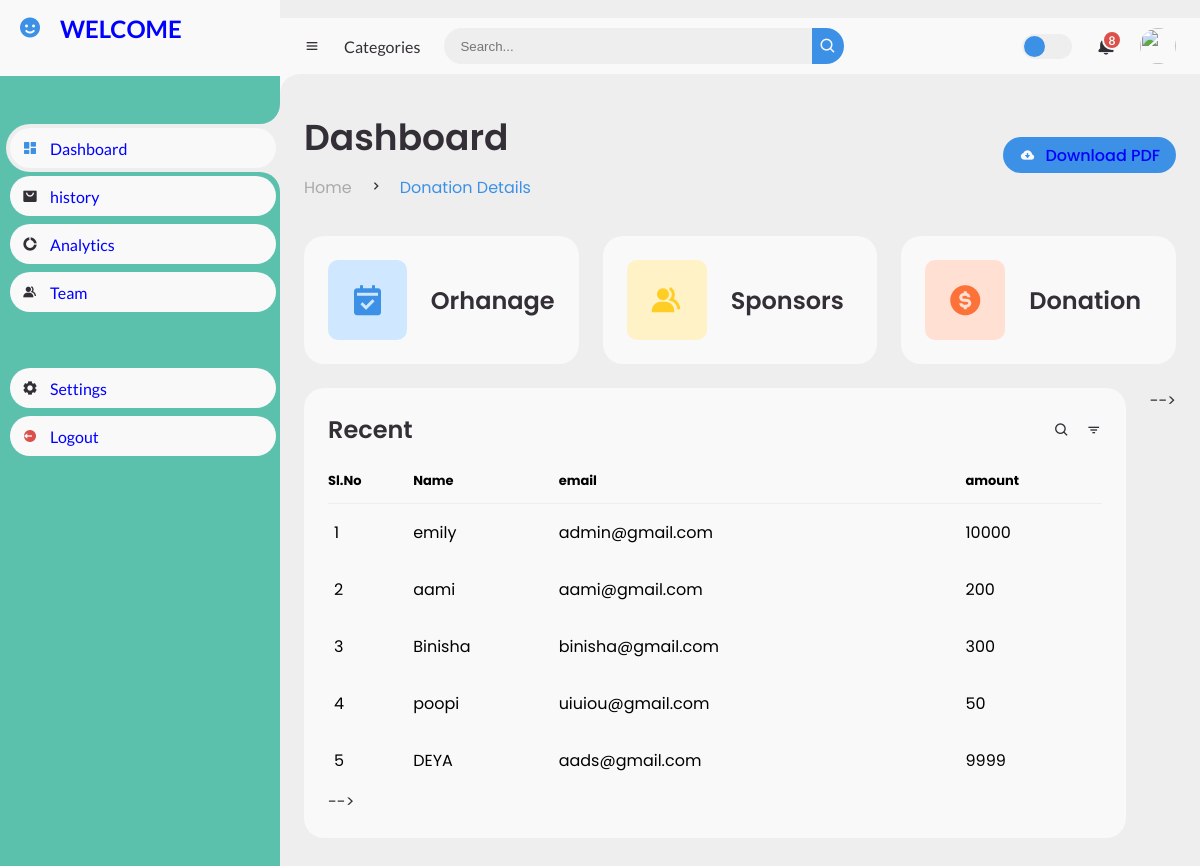
Before: /InfantCare/admin_donation_view.php (signed in) with the older database file.
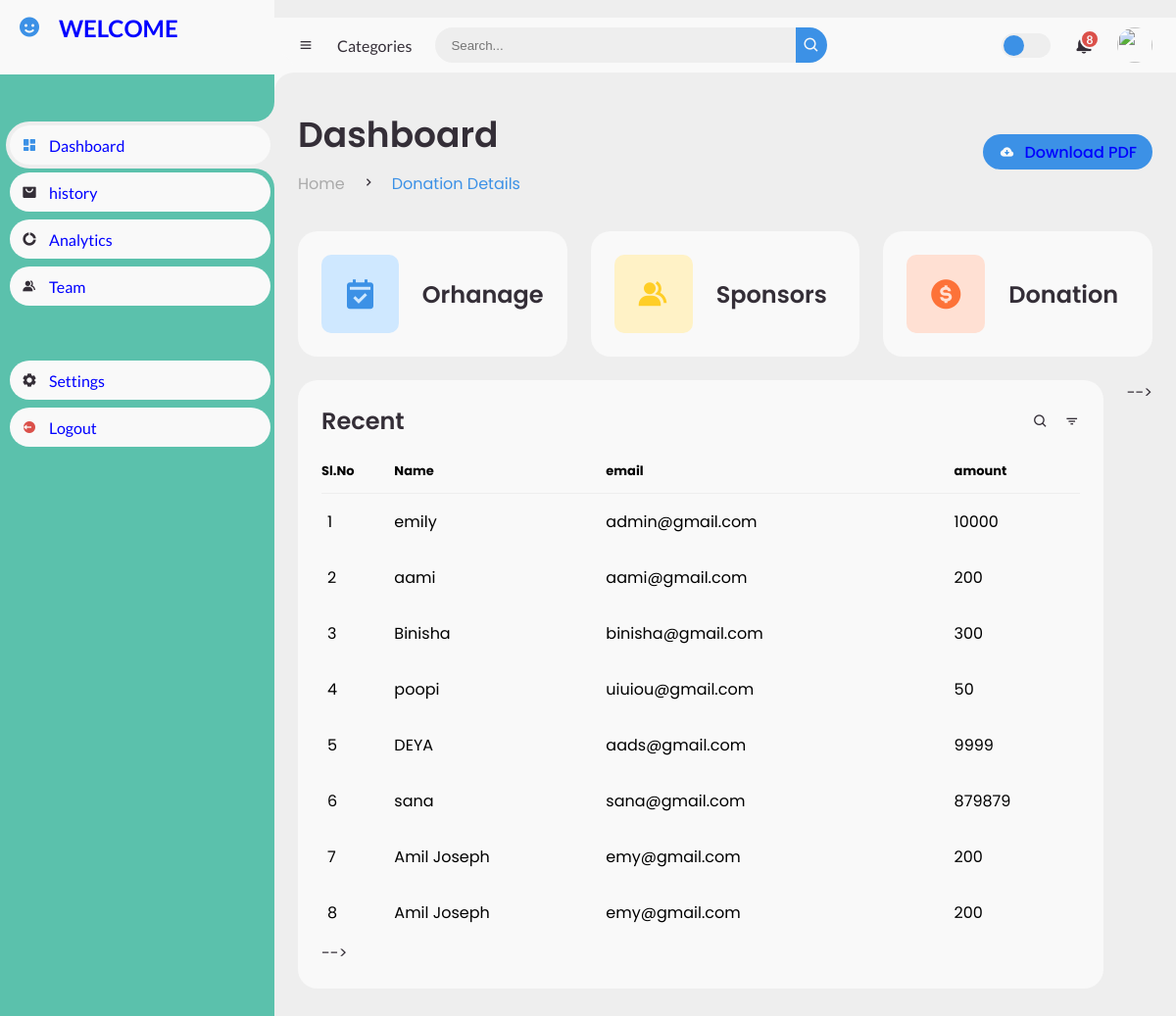
After: the same page with the newer database file.
### tables this page shows
CREATE TABLE `donation` (
  `id` int(50) NOT NULL,
  `name` varchar(50) NOT NULL,
  `email` varchar(200) NOT NULL,
  `amount` int(100) NOT NULL
);

### InfantCare/admin_donation_view.php (the view, shortened to what this page needs)
	<link href='https://unpkg.com/boxicons@2.0.9/css/boxicons.min.css' rel='stylesheet'>
	<link rel="stylesheet" href="Dstyle.css">
</head>
<body>
	<section id="sidebar">
		<a href="#" class="brand">
			<i class='bx bxs-smile'></i>
			<span class="text">WELCOME </span>
		</a>
		<ul class="side-menu top">
			<li class="active">
				<a href="Dindex.php">
					<i class='bx bxs-dashboard' ></i>
					<span class="text">Dashboard</span>
				</a>
			</li>
			<li>
				<a href="#">
					<i class='bx bxs-shopping-bag-alt' ></i>
					<span class="text">history</span>
				</a>
			</li>
			<li>
				<a href="#">
					<i class='bx bxs-doughnut-chart' ></i>
					<span class="text">Analytics</span>
				</a>
			<li>
				<a href="#">
					<i class='bx bxs-group' ></i>
					<span class="text">Team</span>
				</a>
			</li>
		</ul>
		<ul class="side-menu">
			<li>
				<a href="#">
					<i class='bx bxs-cog' ></i>
					<span class="text">Settings</span>
				</a>
			</li>
			<li>
				<a href="logout.php" class="logout">
					<i class='bx bxs-log-out-circle' ></i>
					<span class="text">Logout</span>
				</a>
			</li>
		</ul>
	</section>
	<section id="content">
		<nav>
			<i class='bx bx-menu' ></i>
			<a href="#" class="nav-link">Categories</a>
			<form action="#">
				<div class="form-input">
					<input type="search" placeholder="Search...">
					<button type="submit" class="search-btn"><i class='bx bx-search' ></i></button>
				</div>
			</form>
			<label for="switch-mode" class="switch-mode"></label>
			<a href="#" class="notification">
				<span class="num">8</span>
			</a>
			<a href="#" class="profile">
				<img src="img/people.png">
			</a>
		</nav>
		<main>
			<div class="head-title">
            <div class="left">
					<h1>Dashboard</h1>
					<ul class="breadcrumb">
						<li>
							<a href="Dindex.php">Home</a>
						</li>
						<li><i class='bx bx-chevron-right' ></i></li>
						<li>
							<a class="active" href="#">Donation Details</a>
						</li>
					</ul>
				</div>
				<a href="#" class="btn-download">
					<i class='bx bxs-cloud-download' ></i>
					<span class="text">Download PDF</span>
				</a>
			</div>
			<ul class="box-info">
				<li>
					<i class='bx bxs-calendar-check' ></i>
					<span class="text">
						<h3>Orhanage</h3>
					</span>
				</li>
				<li>
					<i class='bx bxs-group' ></i>
					<span class="text">
						<h3>Sponsors</h3>
					</span>
				</li>
				<li>
					<i class='bx bxs-dollar-circle' ></i>
					<span class="text">
						<h3>Donation</h3>
					</span>
				</li>
			</ul>
            <?php
                require_once 'config.php';
                $result = mysqli_query($con, "SELECT * FROM `donation` ") or die("error");
            ?>
			<div class="table-data">
				<div class="order">
					<div class="head">
						<h3>Recent</h3>
						<i class='bx bx-search' ></i>
						<i class='bx bx-filter' ></i>
					</div>
					<table>
						<thead>
							<tr>
                                <th>Sl.No</th>
                                <th>Name</th>
                                <th>email</th>
                                <th>amount</th>
							</tr>
						</thead>
						<tbody>
                        <?php
                            $c=0;
                            while ($row = $result->fetch_assoc()) {
                                $name=$row["name"];
                                $email=$row["email"];
                                $amount=$row["amount"];
                            $c++;
                        ?>
                <tr>
                    <td><?php echo $c; ?></td>
                    <td><?php echo $name; ?></td>
                    <td><?php echo $email; ?></td>
                    <td><?php echo  $amount; ?></td>
                </tr>
                <?php
                }
                ?>
					</table> -->
				</div> -->
			</div>
		</main>
	</section>
</body>
</html>

Changed rows visible on the page:
added donation: name "sana", email "sana@gmail.com", amount "879879"
added donation: name "Amil Joseph", email "emy@gmail.com", amount "200"
added donation: name "Amil Joseph", email "emy@gmail.com", amount "200"
